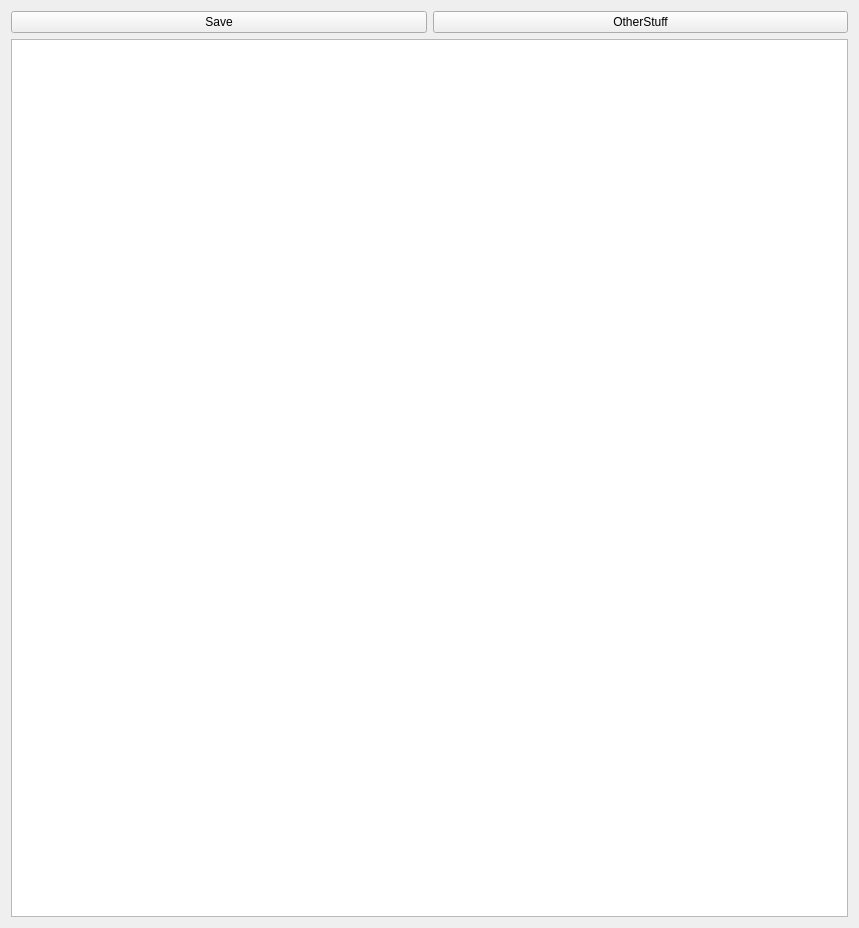
<?xml version="1.0" encoding="UTF-8"?>
<ui version="4.0">
 <class>quTextEditor</class>
 <widget class="QWidget" name="quTextEditor">
  <property name="geometry">
   <rect>
    <x>0</x>
    <y>0</y>
    <width>859</width>
    <height>928</height>
   </rect>
  </property>
  <property name="windowTitle">
   <string>Form</string>
  </property>
  <layout class="QGridLayout" name="gridLayout_2">
   <item row="0" column="0">
    <layout class="QGridLayout" name="gridLayout">
     <item row="0" column="0">
      <widget class="QPushButton" name="pushButton">
       <property name="text">
        <string>Save</string>
       </property>
      </widget>
     </item>
     <item row="0" column="1">
      <widget class="QPushButton" name="pushButton_2">
       <property name="text">
        <string>OtherStuff</string>
       </property>
      </widget>
     </item>
     <item row="1" column="0" colspan="2">
      <widget class="QTextEdit" name="textEdit"/>
     </item>
    </layout>
   </item>
  </layout>
 </widget>
 <resources/>
 <connections/>
</ui>
